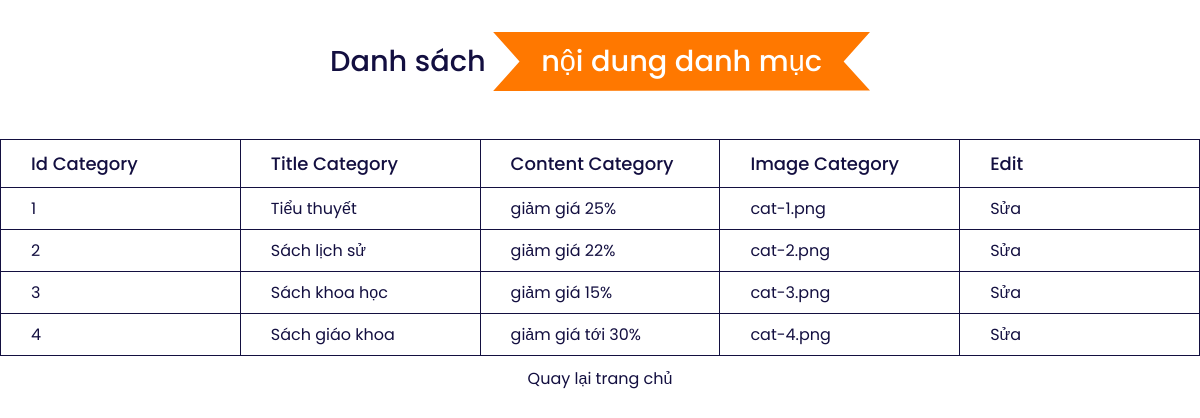
/list-category.php, run on the app's committed database.
### tables this page shows
CREATE TABLE `tbl_categories` (
  `id_categorie` int(11) NOT NULL,
  `title_categorie` varchar(255) NOT NULL,
  `content_categorie` varchar(255) NOT NULL,
  `img_categorie` varchar(255) NOT NULL
);

### list-category.php (the view, shortened to what this page needs)
<!DOCTYPE html>
<html lang="en">
<head>
    <link rel="stylesheet" href="assets/css/list-products.css" />
    <link
    href="https://unpkg.com/boxicons@2.0.9/css/boxicons.min.css"
    rel="stylesheet"
    />
</head>
<body>
<?php require_once "connect.php"; ?>
    <section class="home-content">
      <h1 class="heading">Danh sách <span>nội dung danh mục</span></h1>
      <div class="list-products">
        <div style="overflow-x: auto">
            <table>
                <thead>
                  <tr>
                    <th>Id Category</th>
                    <th>Title Category</th>
                    <th>Content Category</th>
                    <th>Image Category</th>
                    <th>Edit</th>
                  </tr>
                </thead>
                <tbody>
                    <?php
                      $sql_category = mysqli_query($conn,"SELECT * FROM tbl_categories Order By id_categorie ASC");
                      while($row_categorie = mysqli_fetch_assoc($sql_category)){
                    ?>
                    <tr>
                        <td><?php echo $row_categorie['id_categorie'] ?></td>
                        <td><?php echo $row_categorie['title_categorie'] ?></td>
                        <td><?php echo $row_categorie['content_categorie'] ?></td>
                        <td><?php echo $row_categorie['img_categorie'] ?></td>
                        <td>
                        <a href="edit-category.php?id=<?php echo  $row_categorie['id_categorie']; ?>">Sửa</a>
                        </td>
                        </tr>
                    <?php
                       }
                    ?>
                </tbody>
            </table>
        </div>
    </section>
    <a class="back" href="admin.php"> Quay lại trang chủ</a>
</body>
</html>

### assets/css/list-products.css (style rules this page uses)
:root { --orange: #ff7800; --black: #130f40; --light-color: #666; --box-shadow: 0 0.5rem 1.5rem rgba(0, 0, 0, 0.1); --border: 0.2rem solid rgba(0, 0, 0, 0.1); --outline: 0.1rem solid rgba(0, 0, 0, 0.1); --outline-hover: 0.2rem solid var(--black); }
* { margin: 0; padding: 0; box-sizing: border-box; font-family: "Poppins", sans-serif; scroll-behavior: smooth; color: var(--black); }
.heading { text-align: center; padding: 2rem 0; padding-bottom: 3rem; font-size: 1.8rem; font-weight: 500; color: var(--black); }
.heading span { background: var(--orange); color: #fff; display: inline-block; padding: 0.5rem 3rem; clip-path: polygon(100% 0, 93% 50%, 100% 99%, 0% 100%, 7% 50%, 0% 0%); }
table { border-collapse: collapse; border-spacing: 0; width: 100vw; border: 1px solid var(--black); }
th { text-align: left; border: 1px solid var(--black); padding-left: 30px; padding-top: 10px; padding-bottom: 10px; font-size: 18px; font-weight: 500; text-transform: capitalize; }
td { border: 1px solid var(--black); text-align: left; padding: 8px; padding-left: 30px; overflow: hidden; width: 200px; }
td a { color: var(--black); text-decoration: none; }
.back { display: flex; justify-content: center; text-decoration: none; padding: 10px; color: var(--black); }

### data on the page
tbl_categories: id_categorie "1", title_categorie "Tiểu thuyết", content_categorie "giảm giá 25%", img_categorie "cat-1.png"
tbl_categories: id_categorie "2", title_categorie "Sách lịch sử", content_categorie "giảm giá 22%", img_categorie "cat-2.png"
tbl_categories: id_categorie "3", title_categorie "Sách khoa học", content_categorie "giảm giá 15%", img_categorie "cat-3.png"
tbl_categories: id_categorie "4", title_categorie "Sách giáo khoa", content_categorie "giảm giá tới 30%", img_categorie "cat-4.png"
